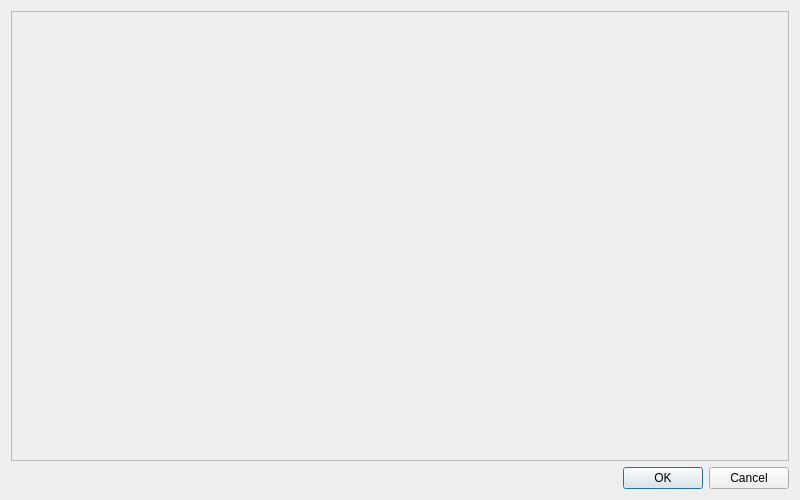
<?xml version="1.0" encoding="UTF-8"?>
<ui version="4.0">
 <class>AddFieldWindow</class>
 <widget class="QDialog" name="AddFieldWindow">
  <property name="windowModality">
   <enum>Qt::NonModal</enum>
  </property>
  <property name="geometry">
   <rect>
    <x>0</x>
    <y>0</y>
    <width>800</width>
    <height>500</height>
   </rect>
  </property>
  <property name="sizePolicy">
   <sizepolicy hsizetype="Expanding" vsizetype="Expanding">
    <horstretch>0</horstretch>
    <verstretch>0</verstretch>
   </sizepolicy>
  </property>
  <property name="windowTitle">
   <string>Add Field</string>
  </property>
  <layout class="QGridLayout" name="gridLayout">
   <property name="sizeConstraint">
    <enum>QLayout::SetDefaultConstraint</enum>
   </property>
   <item row="1" column="0">
    <widget class="QDialogButtonBox" name="buttonBox">
     <property name="standardButtons">
      <set>QDialogButtonBox::Cancel|QDialogButtonBox::Ok</set>
     </property>
    </widget>
   </item>
   <item row="0" column="0">
    <widget class="QScrollArea" name="scrollArea">
     <property name="widgetResizable">
      <bool>true</bool>
     </property>
     <widget class="QWidget" name="scrollAreaWidgetContents">
      <property name="geometry">
       <rect>
        <x>0</x>
        <y>0</y>
        <width>780</width>
        <height>453</height>
       </rect>
      </property>
      <layout class="QGridLayout" name="gridLayout_2">
       <item row="0" column="0">
        <layout class="QFormLayout" name="formLayout"/>
       </item>
      </layout>
     </widget>
    </widget>
   </item>
  </layout>
 </widget>
 <resources/>
 <connections>
  <connection>
   <sender>buttonBox</sender>
   <signal>accepted()</signal>
   <receiver>AddFieldWindow</receiver>
   <slot>accept()</slot>
   <hints>
    <hint type="sourcelabel">
     <x>525</x>
     <y>490</y>
    </hint>
    <hint type="destinationlabel">
     <x>406</x>
     <y>473</y>
    </hint>
   </hints>
  </connection>
  <connection>
   <sender>buttonBox</sender>
   <signal>rejected()</signal>
   <receiver>AddFieldWindow</receiver>
   <slot>reject()</slot>
   <hints>
    <hint type="sourcelabel">
     <x>599</x>
     <y>490</y>
    </hint>
    <hint type="destinationlabel">
     <x>607</x>
     <y>473</y>
    </hint>
   </hints>
  </connection>
  <connection>
   <sender>buttonBox</sender>
   <signal>clicked(QAbstractButton*)</signal>
   <receiver>AddFieldWindow</receiver>
   <slot>saveData()</slot>
   <hints>
    <hint type="sourcelabel">
     <x>667</x>
     <y>478</y>
    </hint>
    <hint type="destinationlabel">
     <x>554</x>
     <y>499</y>
    </hint>
   </hints>
  </connection>
 </connections>
 <slots>
  <slot>saveData()</slot>
 </slots>
</ui>
